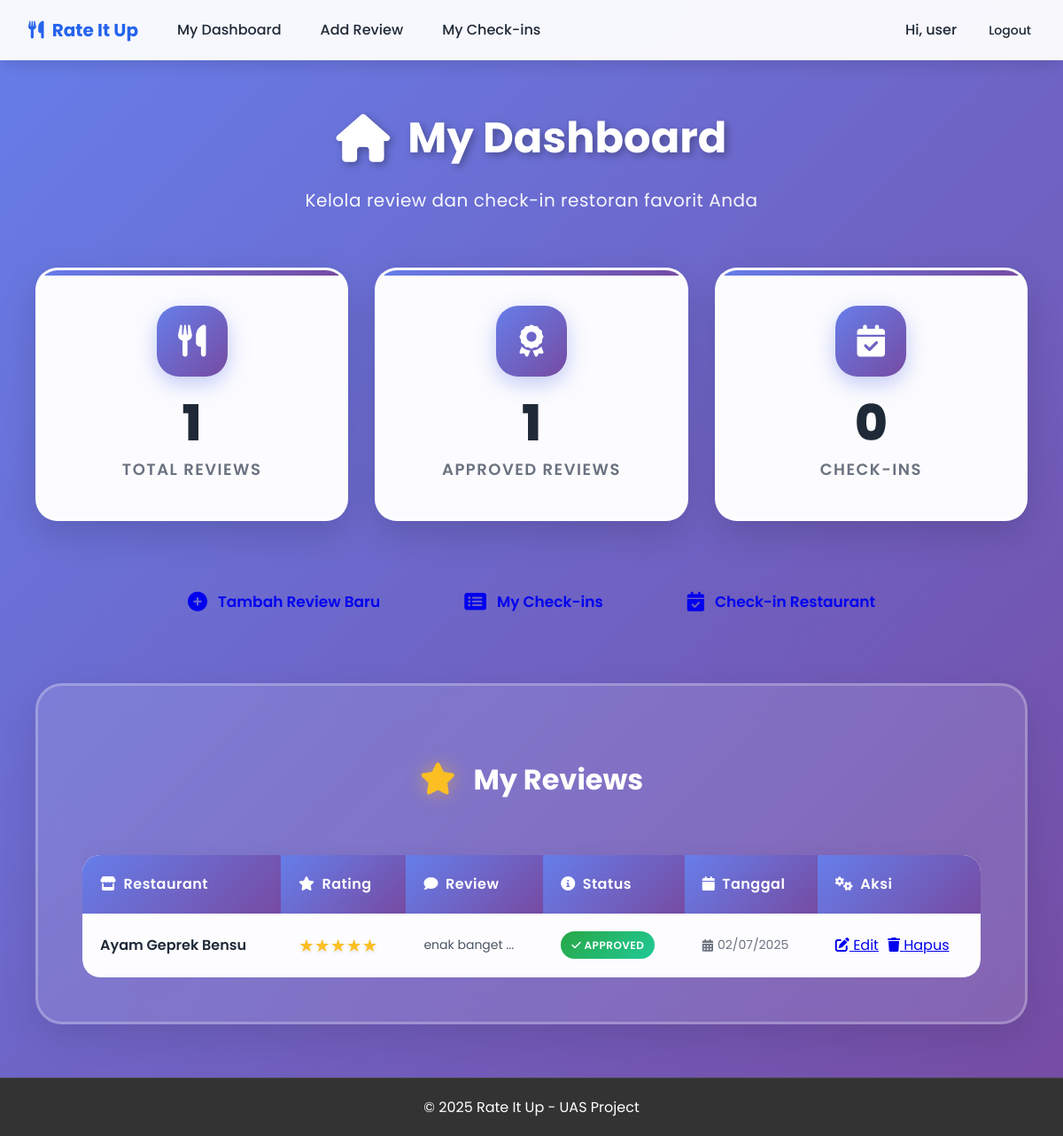
/user/dashboard.php (signed in), run on the app's committed database.
### tables this page shows
CREATE TABLE `reviews` (
  `id` int(11) NOT NULL,
  `user_id` int(11) NOT NULL,
  `restaurant_id` int(11) NOT NULL,
  `rating` int(11) NOT NULL CHECK (`rating` >= 1 and `rating` <= 5),
  `comment` text DEFAULT NULL,
  `status` enum('pending','approved','rejected') DEFAULT 'pending',
  `created_at` timestamp NOT NULL DEFAULT current_timestamp(),
  `updated_at` timestamp NOT NULL DEFAULT current_timestamp() ON UPDATE current_timestamp()
);

CREATE TABLE `restaurants` (
  `id` int(11) NOT NULL,
  `name` varchar(100) NOT NULL,
  `address` text DEFAULT NULL,
  `created_at` timestamp NOT NULL DEFAULT current_timestamp()
);

### includes/functions.php (called while the page is built, shortened)
<?php
function displayStars($rating)
{
    $output = '';
    for ($i = 1; $i <= 5; $i++) {
        if ($i <= $rating) {
            $output .= '★';
        } else {
            $output .= '☆';
        }
    }
    return $output;
}
function e($string)
{
    return htmlspecialchars($string, ENT_QUOTES, 'UTF-8');
}

### user/dashboard.php (the view, shortened to what this page needs)
<?php
require_once '../config/database.php';
require_once '../includes/functions.php';
$stmt = $pdo->prepare("
    SELECT r.*, res.name as restaurant_name
    FROM reviews r
    JOIN restaurants res ON r.restaurant_id = res.id
    WHERE r.user_id = ?
    ORDER BY r.created_at DESC
");
$stmt->execute([$_SESSION['user_id']]);
$reviews = $stmt->fetchAll();
$stmt = $pdo->prepare("SELECT COUNT(*) as total FROM reviews WHERE user_id = ?");
$stmt->execute([$_SESSION['user_id']]);
$totalReviews = $stmt->fetch()['total'];
$stmt = $pdo->prepare("SELECT COUNT(*) as total FROM reviews WHERE user_id = ? AND status = 'approved'");
$stmt->execute([$_SESSION['user_id']]);
$approvedReviews = $stmt->fetch()['total'];
$stmt = $pdo->prepare("SELECT COUNT(*) as total FROM check_ins WHERE user_id = ?");
$stmt->execute([$_SESSION['user_id']]);
$totalCheckins = $stmt->fetch()['total'];
include '../includes/header.php';
?>
<link rel="stylesheet" href="/rateitup/assets/styles/user-dashboard.css">
<link rel="stylesheet" href="https://cdnjs.cloudflare.com/ajax/libs/font-awesome/6.0.0/css/all.min.css">
<div class="dashboard-container">
    <div class="dashboard-header">
        <h1 class="dashboard-title">
            <i class="fas fa-home"></i> My Dashboard
        </h1>
        <p class="dashboard-subtitle">Kelola review dan check-in restoran favorit Anda</p>
    </div>
    <div class="stats-container">
        <div class="stat-card fade-in">
            <div class="stat-icon">
                <i class="fas fa-utensils"></i>
            </div>
            <div class="stat-number"><?= $totalReviews ?></div>
            <div class="stat-label">Total Reviews</div>
        </div>
        <div class="stat-card fade-in">
            <div class="stat-icon">
                <i class="fas fa-award"></i>
            </div>
            <div class="stat-number"><?= $approvedReviews ?></div>
            <div class="stat-label">Approved Reviews</div>
        </div>
        <div class="stat-card fade-in">
            <div class="stat-icon">
                <i class="fas fa-calendar-check"></i>
            </div>
            <div class="stat-number"><?= $totalCheckins ?></div>
            <div class="stat-label">Check-ins</div>
        </div>
    </div>
    <div class="action-section">
        <div class="action-buttons">
            <a href="add_review.php" class="btn btn-add-review">
                <i class="fas fa-plus-circle"></i> Tambah Review Baru
            </a>
            <a href="my_checkins.php" class="btn btn-my-checkins">
                <i class="fas fa-list-alt"></i> My Check-ins
            </a>
            <a href="add_checkin.php" class="btn btn-checkin">
                <i class="fas fa-calendar-check"></i> Check-in Restaurant
            </a>
        </div>
    </div>
    <div class="reviews-section fade-in">
        <h2 class="section-header">
            <i class="fas fa-star"></i> My Reviews
        </h2>
        <?php if (empty($reviews)): ?>
            <div class="empty-state">
                <i class="fas fa-comments empty-icon"></i>
                <h3 class="empty-title">Belum Ada Review</h3>
                <p class="empty-text">
                    Anda belum memiliki review. Mulai bagikan pengalaman kuliner Anda!
                </p>
                <a href="add_review.php" class="btn btn-primary">
                    <i class="fas fa-plus"></i> Mulai Review Sekarang
                </a>
            </div>
        <?php else: ?>
            <div class="table-wrapper">
                <table class="reviews-table">
                    <thead>
                        <tr>
                            <th><i class="fas fa-store"></i>Restaurant</th>
                            <th><i class="fas fa-star"></i>Rating</th>
                            <th><i class="fas fa-comment"></i>Review</th>
                            <th><i class="fas fa-info-circle"></i>Status</th>
                            <th><i class="fas fa-calendar"></i>Tanggal</th>
                            <th><i class="fas fa-cogs"></i>Aksi</th>
                        </tr>
                    </thead>
                    <tbody>
                        <?php foreach ($reviews as $review): ?>
                            <tr>
                                <td>
                                    <div class="restaurant-name">
                                        <?= e($review['restaurant_name']) ?>
                                    </div>
                                </td>
                                <td>
                                    <div class="rating">
                                        <?= displayStars($review['rating']) ?>
                                    </div>
                                </td>
                                <td>
                                    <div class="review-text">
                                        <?= e(substr($review['comment'], 0, 80)) ?>...
                                    </div>
                                </td>
                                <td>
                                    <?php if ($review['status'] == 'pending'): ?>
                                        <span class="badge badge-pending">
                                            <i class="fas fa-clock"></i> Pending
                                        </span>
                                    <?php elseif ($review['status'] == 'approved'): ?>
                                        <span class="badge badge-approved">
                                            <i class="fas fa-check"></i> Approved
                                        </span>
                                    <?php else: ?>
                                        <span class="badge badge-rejected">
                                            <i class="fas fa-times"></i> Rejected
                                        </span>
                                    <?php endif; ?>
                                </td>
                                <td>
                                    <div class="date-text">
                                        <i class="fas fa-calendar-alt"></i>
                                        <?= date('d/m/Y', strtotime($review['created_at'])) ?>
                                    </div>
                                </td>
                                <td>
                                    <div class="table-actions">
                                        <a href="edit_review.php?id=<?= $review['id'] ?>"
                                            class="btn btn-warning btn-sm">
                                            <i class="fas fa-edit"></i> Edit
                                        </a>
                                        <a href="process/delete.php?id=<?= $review['id'] ?>"
                                            class="btn btn-danger btn-sm"
                                            onclick="return confirm('Yakin hapus review ini?')">
                                            <i class="fas fa-trash"></i> Hapus
                                        </a>
                                    </div>
                                </td>
                            </tr>
                        <?php endforeach; ?>
                    </tbody>
                </table>
            </div>
        <?php endif; ?>
    </div>
</div>
<?php include '../includes/footer.php'; ?>

### assets/styles/styles.css (style rules this page uses)
:root { --primary-color: #2563eb; --secondary-color: #7c3aed; --success-color: #10b981; --danger-color: #ef4444; --warning-color: #f59e0b; --dark-color: #1f2937; --light-color: #f3f4f6; --white: #ffffff; --shadow: 0 10px 15px -3px rgba(0, 0, 0, 0.1); --shadow-lg: 0 20px 25px -5px rgba(0, 0, 0, 0.1); }
* { margin: 0; padding: 0; box-sizing: border-box; }
body { font-family: 'Poppins', sans-serif; background: linear-gradient(135deg, #667eea 0%, #764ba2 100%); min-height: 100vh; color: var(--dark-color); line-height: 1.6; }
table { width: 100%; background: rgba(255, 255, 255, 0.95); border-radius: 16px; overflow: hidden; box-shadow: var(--shadow); border-collapse: collapse; margin-top: 20px; }
th { background: linear-gradient(135deg, var(--primary-color), var(--secondary-color)); color: white; padding: 16px; text-align: left; font-weight: 600; letter-spacing: 0.5px; }
td { padding: 16px; border-bottom: 1px solid var(--light-color); }
tr:last-child td { border-bottom: none; }
.badge { display: inline-block; padding: 6px 12px; font-size: 12px; font-weight: 600; border-radius: 20px; text-transform: uppercase; letter-spacing: 0.5px; }
.badge-approved { background: linear-gradient(135deg, #28a745, #20c997); color: white; }
.rating { color: #fbbf24; font-size: 20px; text-shadow: 0 2px 4px rgba(0, 0, 0, 0.1); }
h1 { color: white; margin-bottom: 30px; font-size: 36px; font-weight: 700; text-shadow: 0 4px 6px rgba(0, 0, 0, 0.1); }
h2 { color: var(--dark-color); margin: 30px 0 20px; font-size: 24px; font-weight: 600; }

### data on the page
reviews: restaurant.name "Ayam Geprek Bensu", rating "★★★★★", comment "enak banget", status "approved" (drawn), created_at "02/07/2025"

### other printed values
$_SESSION['username'] "user"
$totalReviews "1"
$approvedReviews "1"
$totalCheckins "0"
